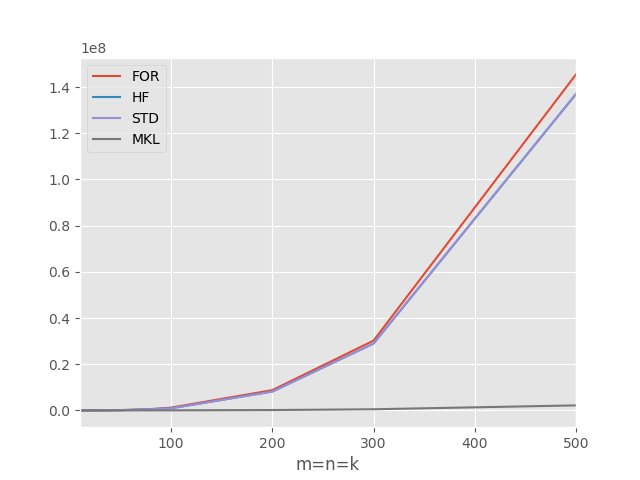

Reproduce this figure in Python.
import pandas as pd
import matplotlib.pyplot as plt

plt.style.use('ggplot')
df = pd.read_csv('result.csv', index_col=0)
df.plot()
plt.savefig("plot.svg")
